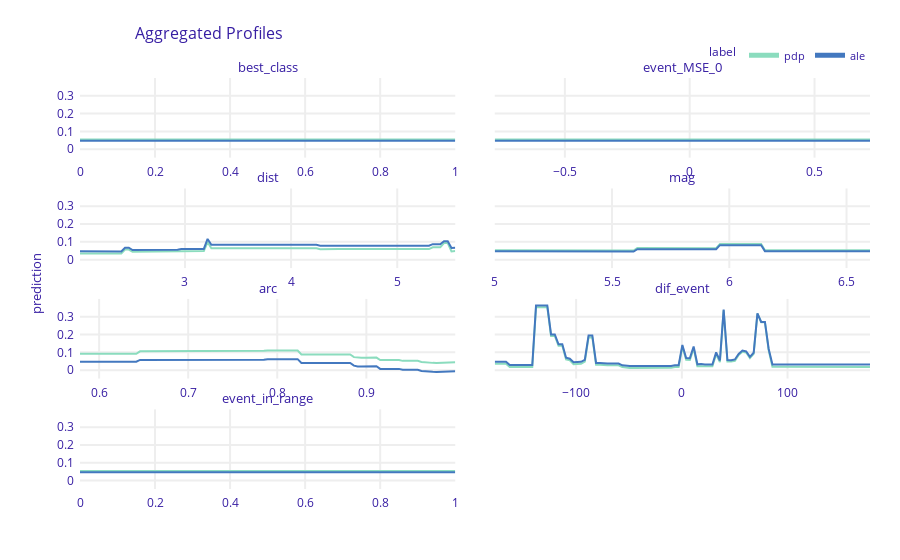

Notebook cell for this chart:
### Code cell
pdp_num = exp_reg.model_profile(type = 'partial', label="pdp")
ale_num = exp_reg.model_profile(type = 'accumulated', label="ale")
pdp_num.plot(ale_num)
